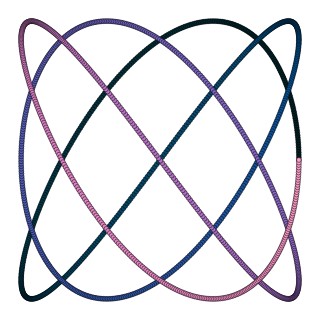

Specify this chart in Vega-Lite:
### Vega-Lite specification from a JSON file in a GitHub repository (floating-point values rounded to 4 significant figures; data arrays with more than 128 entries replaced by an {"elided": "..."} marker saying what was removed)
{"background": null, "config": {"arc": {"fill": "#DBDBDB", "fillOpacity": 1.0, "innerRadius": 37.5, "padAngle": 0.03, "stroke": "black", "strokeOpacity": 1, "strokeWidth": 0.25}, "area": {"fill": "#DBDBDB", "fillOpacity": 1.0, "stroke": "black", "strokeOpacity": 1, "strokeWidth": 0.25}, "axis": {"domain": true, "domainCap": "round", "domainColor": "black", "domainWidth": 0.25, "grid": false, "gridCap": "round", "gridColor": "#F1F1F1", "gridDash": [0, 0], "gridOpacity": 1.0, "gridWidth": 0.25, "labelColor": "black", "labelFont": "Helvetica Neue", "labelFontSize": 7, "labelFontStyle": "normal", "labelFontWeight": 400, "offset": 4.5, "ticks": true, "tickCap": "round", "tickColor": "black", "tickRound": false, "tickSize": 3, "tickWidth": 0.25, "titleColor": "black", "titleFont": "Helvetica Neue", "titleFontSize": 7, "titleFontStyle": "normal", "titleFontWeight": 400}, "axisX": {"domain": true, "labelAlign": "center", "labelAngle": 0, "labels": true, "ticks": true, "translate": 0}, "axisY": {"domain": true, "labelAlign": "right", "labelAngle": 0, "labels": true, "ticks": true, "translate": 0}, "axisRight": {"domain": true, "labelAlign": "left", "labelAngle": 0, "labels": true, "ticks": true, "translate": 0}, "axisTop": {"domain": true, "labelAlign": "center", "labelAngle": 0, "labels": true, "ticks": true, "translate": 0}, "axisBand": {"tickOffset": 0}, "bar": {"fill": "#DBDBDB", "fillOpacity": 1.0, "stroke": "black", "strokeOpacity": 1, "strokeWidth": 0.25}, "boxplot": {"size": 13.5, "ticks": {"cornerRadius": 0.25, "fill": "black", "opacity": 1, "size": 6.75, "thickness": 0.25}, "box": {"fillOpacity": 1.0, "stroke": "black", "strokeOpacity": 1, "strokeWidth": 0.25}, "median": {"cornerRadius": 0, "fill": "black", "fillOpacity": 1.0, "opacity": 1, "size": 13.5, "thickness": 0.25}, "rule": {"fill": "black", "fillOpacity": 1.0, "size": 15.0, "stroke": "black", "strokeDash": [0, 0], "strokeOpacity": 1, "strokeWidth": 0.25}, "outliers": {"color": "black", "fill": "black", "fillOpacity": 1.0, "size": 0, "stroke": "black", "strokeOpacity": 1, "strokeWidth": 0.25}}, "circle": {"fill": "black", "fillOpacity": 1.0, "size": 0.75, "stroke": null, "strokeOpacity": 1, "strokeWidth": 0.25}, "errorband": {"band": {"fillOpacity": 0.6, "stroke": null, "strokeWidth": 0.25, "strokeOpacity": 1}, "borders": {"opacity": 0, "strokeOpacity": 0.25, "strokeWidth": 1}}, "errorbar": {"opacity": 1, "rule": {"strokeDash": [0, 0], "strokeWidth": 0.25}, "ticks": {"color": "black", "cornerRadius": 0.125, "opacity": 1, "size": 9.0, "thickness": 0.25}, "thickness": 0.25}, "font": "Helvetica Neue", "geoshape": {"fill": "#DBDBDB", "fillOpacity": 1.0, "stroke": "black", "strokeOpacity": 1, "strokeWidth": 0.25}, "header": {"labelColor": "black", "labelFont": "Helvetica Neue", "labelFontSize": 7, "labelFontStyle": "normal", "labelFontWeight": 400, "titleColor": "black", "titleFont": "Helvetica Neue", "titleFontSize": 7, "titleFontStyle": "normal", "titleFontWeight": 400, "titlePadding": 0}, "legend": {"disable": false, "offset": 4.5, "titlePadding": 4, "labelOffset": 2, "gradientLabelOffset": 2, "gradientLength": 75.0, "gradientThickness": 7.5, "gradientOpacity": 1.0, "gradientStrokeColor": "black", "gradientStrokeWidth": 0.25, "labelColor": "black", "labelFont": "Helvetica Neue", "labelFontSize": 7, "labelFontStyle": "normal", "labelFontWeight": 400, "strokeColor": "black", "strokeWidth": 0, "symbolSize": 42, "symbolStrokeColor": "black", "symbolStrokeWidth": 0.25, "titleColor": "black", "titleFont": "Helvetica Neue", "titleFontSize": 7, "titleFontStyle": "normal", "titleFontWeight": 400}, "line": {"color": "black", "stroke": "black", "strokeCap": "round", "strokeDash": [0, 0], "strokeOpacity": 1, "strokeWidth": 0.375}, "point": {"filled": true, "fill": "#DBDBDB", "fillOpacity": 1.0, "size": 7.5, "stroke": "black", "strokeOpacity": 1, "strokeWidth": 0.25}, "range": {"category": ["#C6D9F1", "#F1C9CB", "#FEF0B9", "#CEE37A", "#7AA8E0", "#E589A3", "#FDDD5D", "#68B961", "#4177B1", "#C35082", "#E5C227", "#438156"], "diverging": {"scheme": ["#C35082", "#CE6D94", "#D989A7", "#E2A4BA", "#EABFCE", "#F1DBE2", "#F6F6F6", "#D7E0EB", "#B9CBE0", "#9BB6D5", "#7DA1C9", "#5F8CBD", "#4177B1"]}, "heatmap": {"scheme": ["#32022B", "#43044D", "#4C196E", "#4D338C", "#484DA6", "#3A68BB", "#1D83CA", "#1D9CCB", "#23B5C9", "#28CDC5", "#4DE0B4", "#91EE9F"]}, "ordinal": {"scheme": ["#F1F1F1", "#DBDBDB", "#C6C6C6", "#B2B2B2", "#9D9D9D", "#898989", "#767676", "#636363", "#515151", "#404040", "#2F2F2F", "#1F1F1F"]}, "ramp": {"scheme": ["#021F22", "#032F39", "#063E53", "#094B74", "#0B5299", "#3E59AF", "#6660BC", "#8A67C4", "#AC6FC5", "#CD78C1", "#E987C4", "#FC9BC6"]}}, "rule": {"color": "black", "stroke": "black", "strokeCap": "round", "strokeDash": [2, 2], "strokeOpacity": 1, "strokeWidth": 0.25}, "scale": {"bandPaddingInner": 0.1, "bandPaddingOuter": 0.1, "round": false}, "rect": {"fill": "#DBDBDB", "fillOpacity": 1.0, "stroke": "black", "strokeOpacity": 1, "strokeWidth": 0.25}, "square": {"fill": "#DBDBDB", "fillOpacity": 1.0, "size": 15.0, "stroke": "black", "strokeOpacity": 1, "strokeWidth": 0.25}, "text": {"color": "black", "font": "Helvetica Neue", "fontSize": 7, "fontStyle": "normal", "fontWeight": 400}, "tick": {"color": "black", "cornerRadius": 0.125, "opacity": 1.0, "size": 13.5, "thickness": 0.25}, "title": {"anchor": "middle", "frame": "group", "color": "black", "font": "Helvetica Neue", "fontSize": 7, "fontStyle": "normal", "fontWeight": 400, "subtitleColor": "black", "subtitleFont": "Helvetica Neue", "subtitleFontSize": "Helvetica Neue", "subtitleFontStyle": "normal", "subtitleFontWeight": 400}, "trail": {"color": "black", "opacity": 1, "size": 0.375}, "view": {"continuousWidth": 150, "continuousHeight": 150, "discreteWidth": 150, "discreteHeight": 150, "fill": null, "stroke": null, "strokeWidth": 0.25}}, "data": {"name": "data-10e98f3cb73324c8098f51c51734ba13"}, "mark": {"type": "point", "filled": true, "size": 6}, "encoding": {"color": {"field": "phase", "legend": null, "type": "quantitative"}, "order": {"field": "phase", "type": "quantitative"}, "x": {"axis": null, "field": "x", "scale": {"domain": [-1.08, 1.08], "nice": false}, "type": "quantitative"}, "y": {"axis": null, "field": "y", "scale": {"domain": [-1.08, 1.08], "nice": false}, "type": "quantitative"}}, "view": {"stroke": null}, "$schema": "https://vega.github.io/schema/vega-lite/v6.4.1.json", "datasets": {"data-10e98f3cb73324c8098f51c51734ba13": {"elided": "1400 records"}}}
